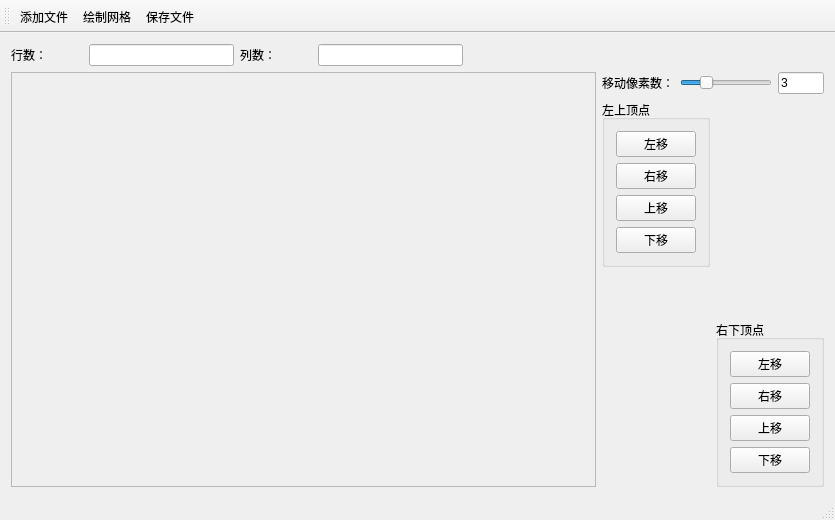
<?xml version="1.0" encoding="UTF-8"?>
<ui version="4.0">
 <class>MainWindow</class>
 <widget class="QMainWindow" name="MainWindow">
  <property name="geometry">
   <rect>
    <x>0</x>
    <y>0</y>
    <width>835</width>
    <height>520</height>
   </rect>
  </property>
  <property name="windowTitle">
   <string>MainWindow</string>
  </property>
  <widget class="QWidget" name="centralWidget">
   <layout class="QGridLayout" name="gridLayout_10">
    <item row="0" column="0">
     <layout class="QGridLayout" name="gridLayout_2" columnstretch="1,2,1,2,5">
      <item row="0" column="0">
       <widget class="QLabel" name="label_2">
        <property name="text">
         <string>行数：</string>
        </property>
       </widget>
      </item>
      <item row="0" column="1">
       <widget class="QLineEdit" name="leRowCount">
        <property name="text">
         <string/>
        </property>
       </widget>
      </item>
      <item row="0" column="2">
       <widget class="QLabel" name="label_3">
        <property name="text">
         <string>列数：</string>
        </property>
       </widget>
      </item>
      <item row="0" column="3">
       <widget class="QLineEdit" name="leColumnCount">
        <property name="text">
         <string/>
        </property>
       </widget>
      </item>
      <item row="0" column="4">
       <spacer name="horizontalSpacer">
        <property name="orientation">
         <enum>Qt::Horizontal</enum>
        </property>
        <property name="sizeHint" stdset="0">
         <size>
          <width>40</width>
          <height>20</height>
         </size>
        </property>
       </spacer>
      </item>
     </layout>
    </item>
    <item row="1" column="0">
     <layout class="QGridLayout" name="gridLayout_9" columnstretch="5,1">
      <item row="0" column="0">
       <widget class="QScrollArea" name="scrollArea">
        <property name="widgetResizable">
         <bool>true</bool>
        </property>
        <widget class="QWidget" name="scrollAreaWidgetContents">
         <property name="geometry">
          <rect>
           <x>0</x>
           <y>0</y>
           <width>553</width>
           <height>388</height>
          </rect>
         </property>
         <layout class="QVBoxLayout" name="verticalLayout">
          <item>
           <widget class="QLabel" name="label">
            <property name="text">
             <string/>
            </property>
           </widget>
          </item>
         </layout>
        </widget>
       </widget>
      </item>
      <item row="0" column="1">
       <layout class="QGridLayout" name="gridLayout_8">
        <item row="0" column="0">
         <layout class="QGridLayout" name="gridLayout_3" columnstretch="1,2,1" columnminimumwidth="0,0,0">
          <item row="0" column="0">
           <widget class="QLabel" name="label_4">
            <property name="text">
             <string>移动像素数：</string>
            </property>
           </widget>
          </item>
          <item row="0" column="1">
           <widget class="QSlider" name="horizontalSlider">
            <property name="minimum">
             <number>1</number>
            </property>
            <property name="maximum">
             <number>9</number>
            </property>
            <property name="pageStep">
             <number>3</number>
            </property>
            <property name="value">
             <number>3</number>
            </property>
            <property name="orientation">
             <enum>Qt::Horizontal</enum>
            </property>
           </widget>
          </item>
          <item row="0" column="2">
           <widget class="QLineEdit" name="leStepNum">
            <property name="text">
             <string>3</string>
            </property>
           </widget>
          </item>
         </layout>
        </item>
        <item row="1" column="0">
         <layout class="QGridLayout" name="gridLayout_7">
          <item row="0" column="0">
           <layout class="QGridLayout" name="gridLayout_5">
            <item row="0" column="0">
             <widget class="QGroupBox" name="groupBox">
              <property name="title">
               <string>左上顶点</string>
              </property>
              <layout class="QGridLayout" name="gridLayout">
               <item row="0" column="0">
                <widget class="QPushButton" name="btnLTMoveLeft">
                 <property name="text">
                  <string>左移</string>
                 </property>
                </widget>
               </item>
               <item row="1" column="0">
                <widget class="QPushButton" name="btnLTMoveRight">
                 <property name="text">
                  <string>右移</string>
                 </property>
                </widget>
               </item>
               <item row="2" column="0">
                <widget class="QPushButton" name="btnLTMoveUp">
                 <property name="text">
                  <string>上移</string>
                 </property>
                </widget>
               </item>
               <item row="3" column="0">
                <widget class="QPushButton" name="btnLTMoveDown">
                 <property name="text">
                  <string>下移</string>
                 </property>
                </widget>
               </item>
              </layout>
             </widget>
            </item>
            <item row="1" column="0">
             <spacer name="verticalSpacer">
              <property name="orientation">
               <enum>Qt::Vertical</enum>
              </property>
              <property name="sizeHint" stdset="0">
               <size>
                <width>20</width>
                <height>40</height>
               </size>
              </property>
             </spacer>
            </item>
           </layout>
          </item>
          <item row="0" column="1">
           <layout class="QGridLayout" name="gridLayout_6">
            <item row="0" column="0">
             <spacer name="verticalSpacer_2">
              <property name="orientation">
               <enum>Qt::Vertical</enum>
              </property>
              <property name="sizeHint" stdset="0">
               <size>
                <width>20</width>
                <height>40</height>
               </size>
              </property>
             </spacer>
            </item>
            <item row="1" column="0">
             <widget class="QGroupBox" name="groupBox_2">
              <property name="title">
               <string>右下顶点</string>
              </property>
              <layout class="QGridLayout" name="gridLayout_4">
               <item row="0" column="0">
                <widget class="QPushButton" name="btnRBMoveLeft">
                 <property name="text">
                  <string>左移</string>
                 </property>
                </widget>
               </item>
               <item row="1" column="0">
                <widget class="QPushButton" name="btnRBMoveRight">
                 <property name="text">
                  <string>右移</string>
                 </property>
                </widget>
               </item>
               <item row="2" column="0">
                <widget class="QPushButton" name="btnRBMoveUp">
                 <property name="text">
                  <string>上移</string>
                 </property>
                </widget>
               </item>
               <item row="3" column="0">
                <widget class="QPushButton" name="btnRBMoveDown">
                 <property name="text">
                  <string>下移</string>
                 </property>
                </widget>
               </item>
              </layout>
             </widget>
            </item>
           </layout>
          </item>
         </layout>
        </item>
       </layout>
      </item>
     </layout>
    </item>
   </layout>
  </widget>
  <widget class="QMenuBar" name="menuBar">
   <property name="geometry">
    <rect>
     <x>0</x>
     <y>0</y>
     <width>835</width>
     <height>26</height>
    </rect>
   </property>
  </widget>
  <widget class="QToolBar" name="mainToolBar">
   <attribute name="toolBarArea">
    <enum>TopToolBarArea</enum>
   </attribute>
   <attribute name="toolBarBreak">
    <bool>false</bool>
   </attribute>
   <addaction name="actionAddFile"/>
   <addaction name="actionDrawGrid"/>
   <addaction name="actionSave"/>
  </widget>
  <widget class="QStatusBar" name="statusBar"/>
  <action name="actionAddFile">
   <property name="text">
    <string>添加文件</string>
   </property>
  </action>
  <action name="actionDrawGrid">
   <property name="text">
    <string>绘制网格</string>
   </property>
  </action>
  <action name="actionSave">
   <property name="text">
    <string>保存文件</string>
   </property>
  </action>
 </widget>
 <layoutdefault spacing="6" margin="11"/>
 <resources/>
 <connections/>
</ui>
